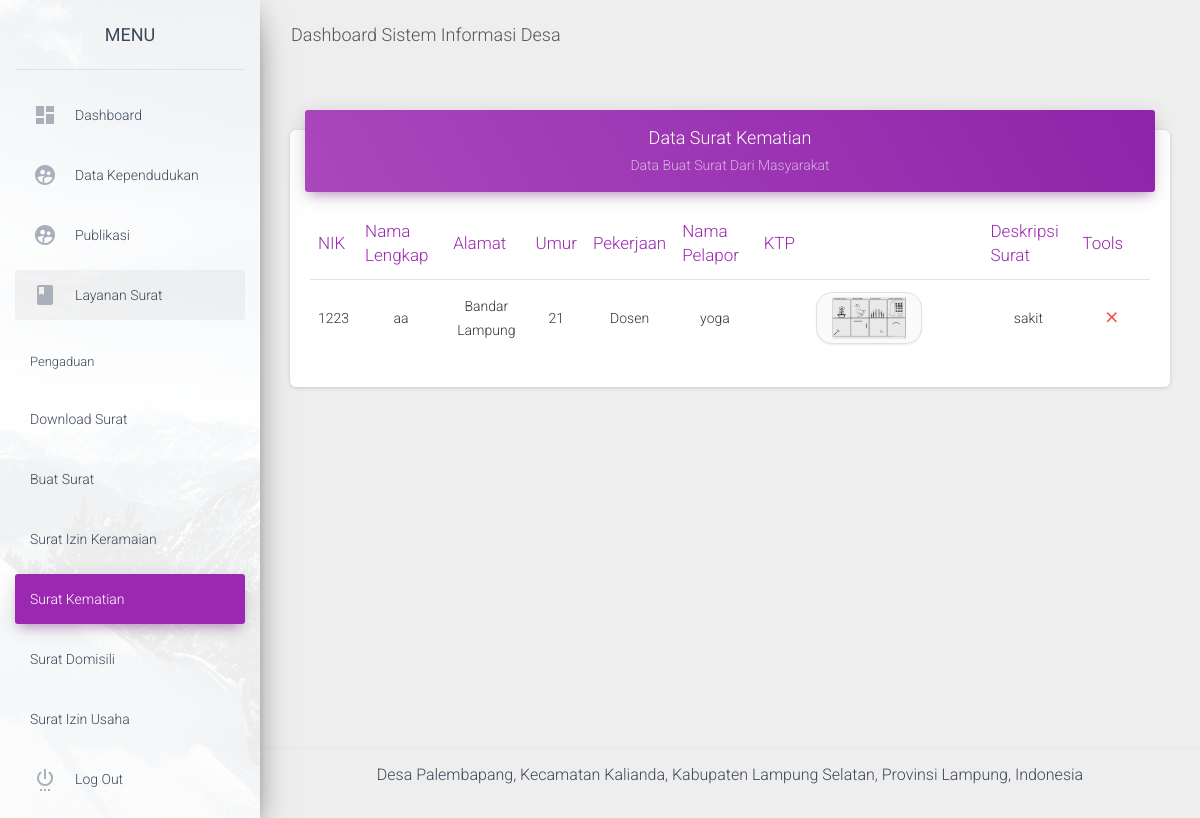
Before: /admin/data_surat_kematian.php (signed in) with the older database file.
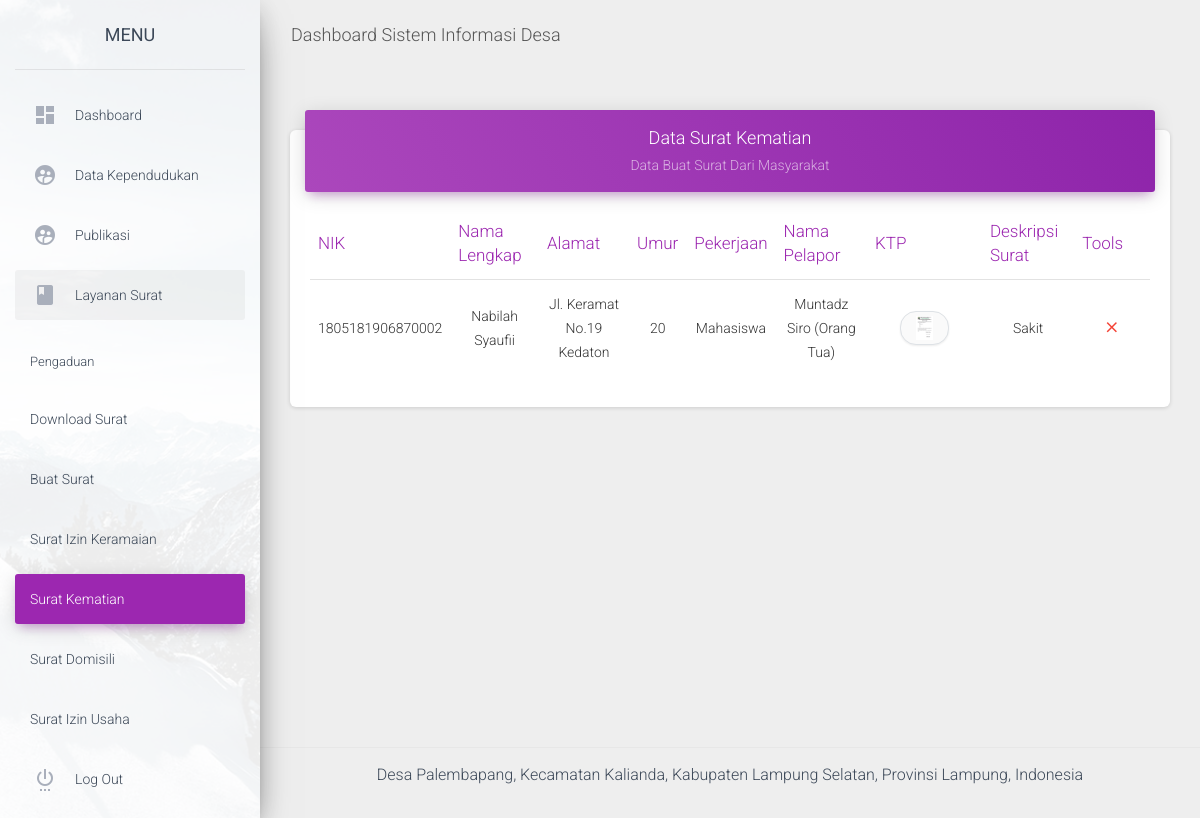
After: the same page with the newer database file.
### tables this page shows
CREATE TABLE `surat_kematian` (
  `id_kematian` varchar(10) NOT NULL,
  `nama` varchar(50) NOT NULL,
  `nik` varchar(50) NOT NULL,
  `umur` varchar(10) NOT NULL,
  `pekerjaan` varchar(50) NOT NULL,
  `alamat` varchar(50) NOT NULL,
  `nama_pelapor` varchar(50) NOT NULL,
  `deskripsi_surat` text NOT NULL,
  `file_surat` varchar(255) NOT NULL
);

### admin/data_surat_kematian.php (the view, shortened to what the changed rows need)
<?php include "atas.php";include "config.php"; ?>
<?php if(isset($_SESSION['username'])) { ?>
<div class="wrapper ">
  <div class="main-panel">
    <div class="content">
      <div class="container-fluid">
        <div class="row">
          <div class="col-md-12">
            <div class="card">
              <div class="card-body">
                <div class="table-responsive">
                  <table class="table">
                    <thead class=" text-primary">
                      <th align="center">
                        NIK
                      </th>
                      <th align="center">
                        Nama Lengkap
                      </th>
                      <th align="center">
                        Alamat
                      </th>
                      <th align="center">
                        Umur
                      </th>
                      <th align="center">
                        Pekerjaan
                      </th>
                      <th align="center">
                        Nama Pelapor
                      </th>
                      <th align="center">
                        KTP
                      </th>
                      <th align="center">
                        Deskripsi Surat
                      </th>
                      <th align="center">
                        Tools
                      </th>
                    </thead>
                    <tbody>
                      <?php $sql  = "SELECT * FROM surat_kematian ORDER BY nik ";
	                          $rest = mysqli_query($koneksi,$sql);
                            while($data = mysqli_fetch_assoc($rest) ) { ?>
                      <tr>
                        <td align="center"> <?php echo $data['nik'];?></td>
                        <td align="center"> <?php echo $data['nama'];?></td>
                        <td align="center"> <?php echo $data['alamat'];?></td>
                        <td align="center"> <?php echo $data['umur'];?></td>
                        <td align="center"> <?php echo $data['pekerjaan'];?></td>
                        <td align="center"> <?php echo $data['nama_pelapor'];?></td>
                        <td align="center">
                          <a href="../<?php echo $data['file_surat']; ?>" target="_blank">
                            <img src="../<?php echo $data['file_surat']; ?>" class="col-sm-6 img-thumbnail" />
                          </a>
                        </td>
                        <td align="center"> <?php echo $data['deskripsi_surat'];?></td>
                        <td align="center">
                          <a href="confirm_hapus_buat_surat_kematian?id=<?php echo $data['id_kematian']?>">
                            <button type="button" rel="tooltip" title="Hapus Data"
                              class="btn btn-danger btn-link btn-sm">
                              <i class="material-icons">close</i>
                            </button>
                          </a>
                        </td>
                      </tr>
                      <?php } ?>
                    </tbody>
                  </table>
                </div>
              </div>
            </div>
          </div>
        </div>
      </div>
    </div>
  </div>
</div>
<?php } ?>
<?php include "bawah.php"; ?>

Changed rows visible on the page:
changed surat_kematian: nik "1223" → "1805181906870002"; nama "aa" → "Nabilah Syaufii"; alamat "Bandar Lampung" → "Jl. Keramat No.19 Kedaton"; umur "21" → "20"; pekerjaan "Dosen" → "Mahasiswa"; nama_pelapor "yoga" → "Muntadz Siro (Orang Tua)"; file_surat: a different picture; deskripsi_surat "sakit" → "Sakit"
